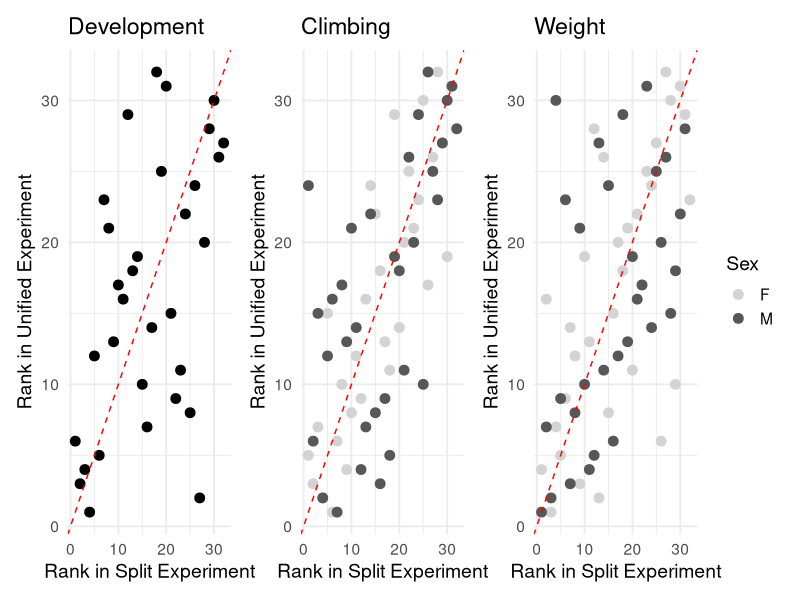

Recreate this plot in R.
############################################################
# Script: set9Corr_plot.R
# Author: Leah Darwin
# Date: 2025-09-30
# Purpose: Compare split vs. unified experiments across
#          climbing, weight, and development phenotypes.
#          Produces rank–rank correlation plots and stats.
############################################################

# -------------------------------------------------------------------
# Load libraries
# -------------------------------------------------------------------
packages <- c("dplyr", "ggplot2", "patchwork")

installed <- rownames(installed.packages())
for (p in packages) {
  if (!(p %in% installed)) {
    install.packages(p, dependencies = TRUE)
  }
}
lapply(packages, library, character.only = TRUE)

# -------------------------------------------------------------------
# Load data
# -------------------------------------------------------------------
climb  <- read.csv("climb/data/climb_adj.csv") %>% rename(Y = Slope)
dev    <- read.csv("development/data/development_adj.csv") %>% 
  mutate(Sex = "MF") %>% rename(Y = TSE)
weight <- read.csv("weight/data/weight_adj.csv") %>% rename(Y = weight_per_fly)

# Stocks included in Set 9 (special unified experiment)
stocks <- unique(climb$Stock[climb$Set == 9])

# Colors for sex-specific plots
sex_colors <- c("F" = "lightgrey", "M" = "gray34")

# -------------------------------------------------------------------
# Function: Prepare merged dataset for split vs. unified experiments
# -------------------------------------------------------------------
get_merged_df <- function(df) {
  
  # Split experiment (exclude Set 9)
  not_set9 <- df %>%
    filter(Stock %in% stocks, Set != 9) %>%
    group_by(Sex, Mito, Nuc, Treatment) %>%
    summarise(Y = mean(Y_adj), .groups = "drop")
  
  # Unified experiment (Set 9 only)
  set9 <- df %>%
    filter(Set == 9) %>%
    group_by(Sex, Mito, Nuc, Treatment) %>%
    summarise(Y = mean(Y), .groups = "drop")
  
  # Merge and compute comparison metrics
  merged <- full_join(set9, not_set9, by = join_by(Treatment, Mito, Nuc, Sex)) %>%
    na.omit() %>%
    group_by(Sex) %>%
    mutate(
      avg    = (Y.x + Y.y) / 2,   # Average across experiments
      diff   = Y.y - Y.x,         # Difference between experiments
      rank.x = rank(-Y.x),        # Rank in unified experiment
      rank.y = rank(-Y.y)         # Rank in split experiment
    ) %>%
    ungroup()
  
  return(merged)
}

# -------------------------------------------------------------------
# Function: Compute correlations and return a ggplot
# -------------------------------------------------------------------
get_corr <- function(merged, trait) {
  
  if (trait %in% c("Weight", "Climbing")) {
    # Female-specific correlation
    mergedF <- merged %>% filter(Sex == "F")
    message(trait, " (females):")
    print(cor.test(mergedF$Y.x, mergedF$Y.y, method = "spearman"))
    
    # Male-specific correlation
    mergedM <- merged %>% filter(Sex == "M")
    message(trait, " (males):")
    print(cor.test(mergedM$Y.x, mergedM$Y.y, method = "spearman"))
    
    # Plot with sex colors
    p <- ggplot(merged, aes(x = rank.x, y = rank.y, color = Sex)) +
      geom_point(size = 3) +
      geom_abline(slope = 1, intercept = 0, linetype = "dashed", color = "red") +
      scale_color_manual(values = sex_colors) +
      labs(
        title = trait,
        x = "Rank in Split Experiment",
        y = "Rank in Unified Experiment"
      ) +
      theme_minimal(base_size = 14)
    
  } else {
    # Sex not relevant (development)
    message(trait, ":")
    print(cor.test(merged$Y.x, merged$Y.y, method = "spearman"))
    
    # Plot without sex colors
    p <- ggplot(merged, aes(x = rank.x, y = rank.y)) +
      geom_point(size = 3) +
      geom_abline(slope = 1, intercept = 0, linetype = "dashed", color = "red") +
      labs(
        title = trait,
        x = "Rank in Split Experiment",
        y = "Rank in Unified Experiment"
      ) +
      theme_minimal(base_size = 14)
  }
  
  return(p)
}

# -------------------------------------------------------------------
# Run functions for each trait
# -------------------------------------------------------------------
merged_climb  <- get_merged_df(climb)
merged_weight <- get_merged_df(weight)
merged_dev    <- get_merged_df(dev)

p1 <- get_corr(merged_climb,  "Climbing")
p2 <- get_corr(merged_weight, "Weight")
p3 <- get_corr(merged_dev,    "Development")

# Combine into a single figure
combined_plot <- p3 + p1 + theme(legend.position = "none") + p2

# Save to PDF
ggsave("figures/set9Corr_figS4.pdf", combined_plot, width = 11, height = 4)

